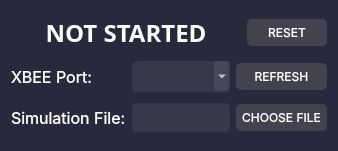
     <widget class="QWidget" name="config_box" native="true">
      <property name="minimumSize">
       <size>
        <width>311</width>
        <height>151</height>
       </size>
      </property>
      <property name="font">
       <font>
        <pointsize>10</pointsize>
       </font>
      </property>
      <property name="styleSheet">
       <string notr="true">color: white;
background-color: rgb(40, 41, 61);
border-radius: 20px;</string>
      </property>
      <layout class="QGridLayout" name="gridLayout_4">
       <item row="0" column="0" colspan="3">
        <layout class="QHBoxLayout" name="horizontalLayout_28">
         <item>
          <widget class="QLabel" name="mission_time">
           <property name="sizePolicy">
            <sizepolicy hsizetype="Preferred" vsizetype="Preferred">
             <horstretch>0</horstretch>
             <verstretch>0</verstretch>
            </sizepolicy>
           </property>
           <property name="font">
            <font>
             <family>Cascadia Code</family>
             <pointsize>18</pointsize>
             <weight>75</weight>
             <bold>true</bold>
            </font>
           </property>
           <property name="styleSheet">
            <string notr="true"/>
           </property>
           <property name="text">
            <string>NOT STARTED</string>
           </property>
           <property name="alignment">
            <set>Qt::AlignCenter</set>
           </property>
          </widget>
         </item>
         <item>
          <widget class="QPushButton" name="reset_button">
           <property name="maximumSize">
            <size>
             <width>80</width>
             <height>16777215</height>
            </size>
           </property>
           <property name="font">
            <font>
             <family>Inter</family>
             <pointsize>9</pointsize>
            </font>
           </property>
           <property name="layoutDirection">
            <enum>Qt::LeftToRight</enum>
           </property>
           <property name="styleSheet">
            <string notr="true">padding: 6px;
background-color: #434350;
border-radius: 5px;</string>
           </property>
           <property name="text">
            <string>RESET</string>
           </property>
          </widget>
         </item>
        </layout>
       </item>
       <item row="1" column="0">
        <widget class="QLabel" name="label_10">
         <property name="font">
          <font>
           <family>Inter</family>
           <pointsize>12</pointsize>
          </font>
         </property>
         <property name="text">
          <string>XBEE Port:</string>
         </property>
        </widget>
       </item>
       <item row="1" column="1">
        <widget class="QComboBox" name="port_value">
         <property name="font">
          <font>
           <family>Consolas</family>
           <pointsize>12</pointsize>
          </font>
         </property>
         <property name="styleSheet">
          <string notr="true">padding: 5px;
background-color: rgba(231, 231, 231, 20);
border-radius: 5px;</string>
         </property>
        </widget>
       </item>
       <item row="1" column="2">
        <widget class="QPushButton" name="port_refresh_button">
         <property name="sizePolicy">
          <sizepolicy hsizetype="Preferred" vsizetype="Fixed">
           <horstretch>0</horstretch>
           <verstretch>0</verstretch>
          </sizepolicy>
         </property>
         <property name="maximumSize">
          <size>
           <width>110</width>
           <height>16777215</height>
          </size>
         </property>
         <property name="font">
          <font>
           <family>Inter</family>
           <pointsize>9</pointsize>
           <weight>50</weight>
           <bold>false</bold>
          </font>
         </property>
         <property name="styleSheet">
          <string notr="true">padding: 6px;
background-color: #434350;
border-radius: 5px;</string>
         </property>
         <property name="text">
          <string>REFRESH</string>
         </property>
        </widget>
       </item>
       <item row="2" column="0">
        <widget class="QLabel" name="label_11">
         <property name="font">
          <font>
           <family>Inter</family>
           <pointsize>12</pointsize>
          </font>
         </property>
         <property name="text">
          <string>Simulation File:</string>
         </property>
        </widget>
       </item>
       <item row="2" column="1">
        <widget class="QLabel" name="sim_file_display">
         <property name="enabled">
          <bool>false</bool>
         </property>
         <property name="font">
          <font>
           <family>Inter</family>
           <pointsize>12</pointsize>
          </font>
         </property>
         <property name="styleSheet">
          <string notr="true">padding: 5px;
background-color: rgba(231, 231, 231, 20);
border-radius: 5px;</string>
         </property>
         <property name="text">
          <string/>
         </property>
        </widget>
       </item>
       <item row="2" column="2">
        <widget class="QPushButton" name="sim_file_button">
         <property name="sizePolicy">
          <sizepolicy hsizetype="Preferred" vsizetype="Fixed">
           <horstretch>0</horstretch>
           <verstretch>0</verstretch>
          </sizepolicy>
         </property>
         <property name="maximumSize">
          <size>
           <width>110</width>
           <height>16777215</height>
          </size>
         </property>
         <property name="font">
          <font>
           <family>Inter</family>
           <pointsize>9</pointsize>
          </font>
         </property>
         <property name="styleSheet">
          <string notr="true">padding: 6px;
background-color: #434350;
border-radius: 5px;</string>
         </property>
         <property name="text">
          <string>CHOOSE FILE</string>
         </property>
        </widget>
       </item>
      </layout>
     </widget>
